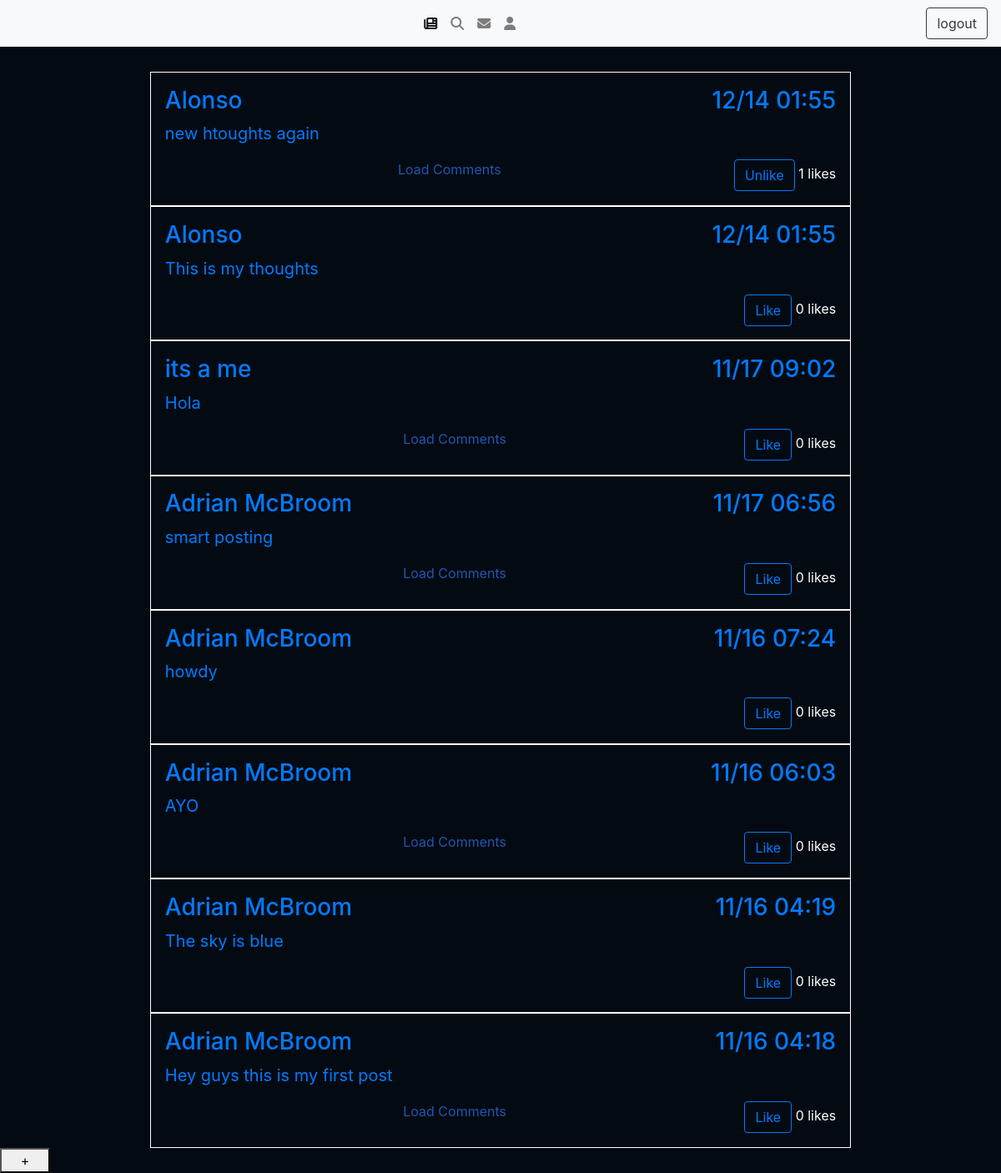
/ (signed in), run on the app's committed database.
### app.py (models this page shows, shortened)
class Post(db.Model):
  id = db.Column(db.Integer, primary_key=True)
  text = db.Column(db.String, nullable=False)
  author = db.Column(db.Integer, db.ForeignKey('user.id'), nullable=False)
  timePosted = db.Column(db.DateTime, nullable=False, default=datetime.utcnow)
  comments = db.relationship('Comment', backref='Post')
  likes = db.relationship('Likes', backref='Post')

class User(db.Model, UserMixin):
  id = db.Column(db.Integer, primary_key=True)
  username = db.Column(db.String, unique=True, nullable=False)
  displayName = db.Column(db.String, unique=True, nullable=False)
  password = db.Column(db.String, unique=True, nullable=False)
  profile_pic = db.Column(db.String(), nullable=True)
  bio = db.Column(db.String(150), nullable=True)
  posts = db.relationship('Post', backref="User")
  comments = db.relationship('Comment', backref="User")
  likes = db.relationship('Likes', backref="User")
  followed = db.relationship(
        'User', secondary=followers,
        primaryjoin=(followers.c.follower_id == id),
        secondaryjoin=(followers.c.followed_id == id),
        backref=db.backref('followers', lazy='dynamic'), lazy='dynamic')
  def has_liked_post(self, post):
    if Likes.query.filter_by(post = post.id, user = current_user.id).first() is not None:
      return True
    else:
      return False

### app.py (the view)
@app.route('/')
@login_required
def home():
  posts = Post.query.order_by(Post.timePosted.desc()).all()
  return render_template('feed.html', posts = posts)

### app.py (called while the page is built)
@login_manager.user_loader
def load_user(user_id):
  return User.query.get(int(user_id))

### templates/feed.html (shortened to what this page needs)
<!DOCTYPE html>
<html lang="en">
<head>
  <link rel="stylesheet" href="https://cdn.jsdelivr.net/npm/bootstrap@4.3.1/dist/css/bootstrap.min.css"
>
  <link rel="stylesheet" href="{{ url_for('static', filename='css/main.css') }}">
</head>
<body>
  <nav class="navbar navbar-expand-lg navbar-light bg-light">
    <div class="collapse navbar-collapse" id="navbarNav">
        <ul class="navbar-nav mx-auto">
        <li class="nav-item active">
            <a class="nav-link" href="/"><i class="fa-sharp fa-solid fa-newspaper"></i></a>
        </li>
        <li class="nav-item">
            <a class="nav-link" href="/lookup"><i class="fa-solid fa-magnifying-glass"></i></a>
        </li>
        <li class="nav-item">
            <a class="nav-link" href="/messages"><i class="fa-solid fa-envelope"></i></a>
        </li>
        <li class="nav-item">
            <a class="nav-link" href="/profile/0"><i class="fa-solid fa-user"></i></a>
        </li>
        </ul>
    </div>
    <a href="{{url_for('logout')}}"><button class="btn btn-outline-dark">logout</button></a>
</nav>
  <div class="post-page">
    {% for post in posts %}
    <a class="post-link" href="{{url_for('post', postID=post.id)}}">
      <div class="post">
        <div class="info">
          <h3>{{post.User.displayName}}</h3>
          <h3>{{post.timePosted.strftime('%m/%d %H:%M')}}</h3>
        </div>
        <p class="post-text">{{post.text}}</p>
        <div class="post-bottom">
          <div>
            {%if post.comments%}
            <a href="{{url_for('post', postID=post.id)}}" class="load-comments">Load Comments</a>
            {%endif%}
          </div>
          <div>
            {%if current_user.has_liked_post(post)%}
            <a href="{{url_for('like', PostID=post.id)}}"><button class="btn btn-outline-primary">Unlike</button></a>
            {%else%}
            <a href="{{url_for('like', PostID=post.id)}}"><button class="btn btn-outline-primary">Like</button></a>
            {%endif%}
            {{post.likes|length}} likes
          </div>
        </div>
      </div>
    </a>
    {%endfor%}
  </div>
  <a href="{{url_for('makePost')}}"><button class="new-post">+</button></a>
</body>
</html>

### static/css/main.css (style rules this page uses)
body { background-color: rgb(3, 10, 18); }
.post-page { width: 70%; margin: auto; margin-top: 2.5%; display: flex; flex-direction: column; justify-content: flex-start; }
.info { display: flex; flex-direction: row; justify-content: space-between; }
.post { color: white; display: flex; flex-direction: row; border: 1px solid white; display: flex; flex-direction: column; padding: 2%; }
.post-link { text-decoration: none; }
.post-text { font-size: 125%; }
.post-bottom { display: flex; flex-direction: row; justify-content: space-between; }
.load-comments { color: rgb(36, 85, 176); }
.new-post { width: 5%; height: 5%; }

### data on the page
Post: User.displayName "Alonso", timePosted "12/14 01:55", text "new htoughts again", likes|length "1"
Post: User.displayName "Alonso", timePosted "12/14 01:55", text "This is my thoughts", likes|length "0"
Post: User.displayName "its a me", timePosted "11/17 09:02", text "Hola", likes|length "0"
Post: User.displayName "Adrian McBroom", timePosted "11/17 06:56", text "smart posting", likes|length "0"
Post: User.displayName "Adrian McBroom", timePosted "11/16 07:24", text "howdy", likes|length "0"
Post: User.displayName "Adrian McBroom", timePosted "11/16 06:03", text "AYO", likes|length "0"
Post: User.displayName "Adrian McBroom", timePosted "11/16 04:19", text "The sky is blue", likes|length "0"
Post: User.displayName "Adrian McBroom", timePosted "11/16 04:18", text "Hey guys this is my first post", likes|length "0"
